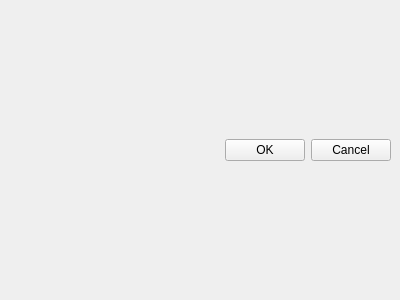
<ui version="4.0" >
 <class>ManyToOneWidget</class>
 <widget class="QWidget" name="ManyToOneWidget" >
  <property name="geometry" >
   <rect>
    <x>0</x>
    <y>0</y>
    <width>400</width>
    <height>300</height>
   </rect>
  </property>
  <property name="windowTitle" >
   <string>OpenERP - Link</string>
  </property>
  <layout class="QVBoxLayout" >
   <property name="spacing" >
    <number>6</number>
   </property>
   <property name="margin" >
    <number>9</number>
   </property>
   <item>
    <layout class="QHBoxLayout" >
     <property name="spacing" >
      <number>6</number>
     </property>
     <property name="margin" >
      <number>0</number>
     </property>
     <item>
      <spacer>
       <property name="orientation" >
        <enum>Qt::Horizontal</enum>
       </property>
       <property name="sizeHint" stdset="0" >
        <size>
         <width>40</width>
         <height>20</height>
        </size>
       </property>
      </spacer>
     </item>
     <item>
      <layout class="QHBoxLayout" >
       <property name="spacing" >
        <number>6</number>
       </property>
       <property name="margin" >
        <number>0</number>
       </property>
       <item>
        <widget class="QPushButton" name="pushOk" >
         <property name="text" >
          <string>OK</string>
         </property>
         <property name="icon" >
          <iconset resource="common.qrc" >:/images/images/ok.png</iconset>
         </property>
        </widget>
       </item>
       <item>
        <widget class="QPushButton" name="pushCancel" >
         <property name="text" >
          <string>Cancel</string>
         </property>
         <property name="icon" >
          <iconset resource="common.qrc" >:/images/images/cancel.png</iconset>
         </property>
        </widget>
       </item>
      </layout>
     </item>
    </layout>
   </item>
  </layout>
 </widget>
 <resources>
  <include location="common.qrc" />
 </resources>
 <connections/>
</ui>
